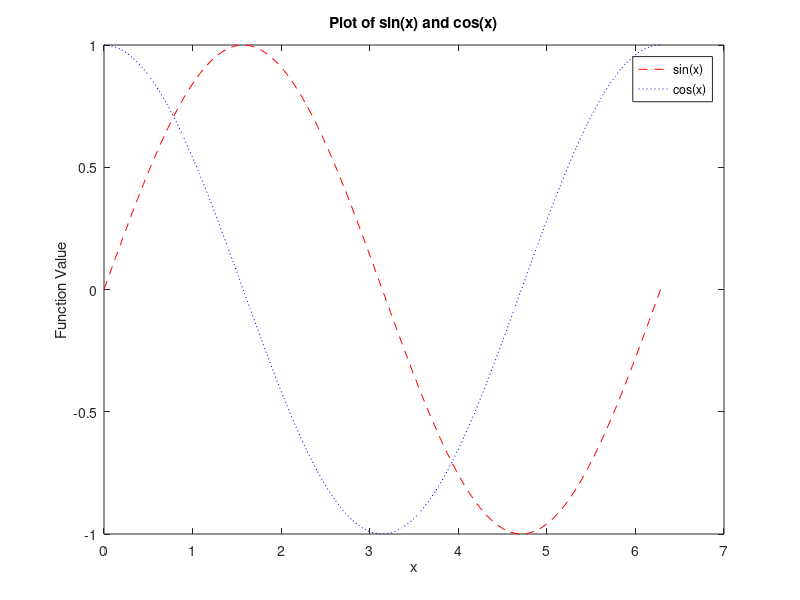
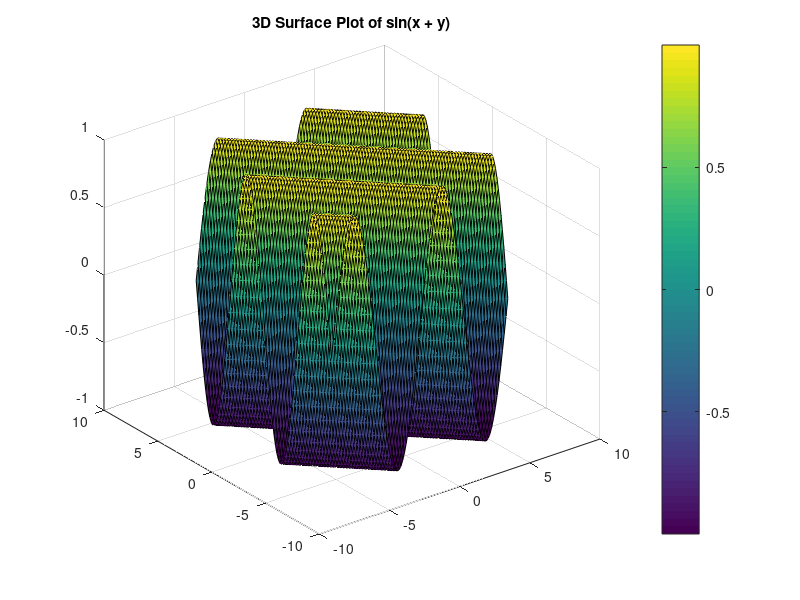
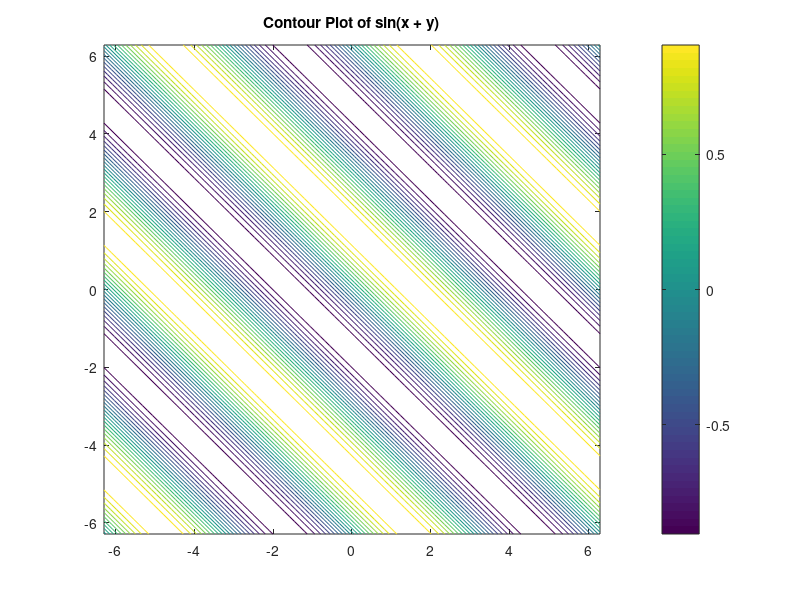

The MATLAB script that drew these images, in order:
%Q1: Variables, Operations, Arrays, Loops, and Functions
%a) Defining Variables and Performing Simple Operations
% Define variables

a = 5;
b = 3;

% Operations
multiplication = a * b
addition = a + b
division = a / b
subtraction = a - b

%b) Clearing the Workspace and Command Window
% Clear all variables

clear

% Clear command window

clc

%c) Defining Arrays and Performing the Transpose Operation
% Define arrays

c = [1, 2, 3];            % 1D array
d = [1, 2; 3, 4];         % 2D array

% Transpose of d

d_transpose = d'

%d) Matrix Multiplication
% Define matrices

A = [1, 2; 3, 4];
B = [5, 6; 7, 8];

% Element-wise multiplication

elementwise = A .* B

% Matrix multiplication

matrix_product = A * B

% Difference:
% '*' performs matrix multiplication.
% '.*' performs element-wise multiplication.

%e) Defining Custom Functions
% Single variable function

f = @(x) x.^2 + 3*x + 2;
f_val = f([1, 2, 3])

% Multi-variable function

g = @(x, y) x.^2 + y.^2;
g_val = g(1, 2)

%f) Adding Comments
% This is a comment in MATLAB
% Use '%' to explain each step of your code

%Q2: Pre-defined MATLAB Functions and Visualization
%a) Linear Spaces and Evaluating Functions

x = linspace(0, 2*pi, 100);
y_exp = exp(x);
y_sin = sin(x);

%b) Plotting Single Variable Functions

figure;
plot(x, sin(x), 'r--', 'DisplayName', 'sin(x)'); hold on;
plot(x, cos(x), 'b:', 'DisplayName', 'cos(x)');
legend;
xlabel('x'); ylabel('Function Value');
title('Plot of sin(x) and cos(x)');

%c) Using Meshgrid to Generate 2D Spaces

x = linspace(-2*pi, 2*pi, 100);
y = linspace(-2*pi, 2*pi, 100);
[X, Y] = meshgrid(x, y);
Z = sin(X + Y);

%d) Visualizing Multivariable Functions
% Surface plot

figure;
surf(X, Y, Z);
colorbar;
title('3D Surface Plot of sin(x + y)');

% Contour plot

figure;
contour(X, Y, Z, 20);
colorbar;
title('Contour Plot of sin(x + y)');

%Q3: Loops, Integration, and Vectorization
%a) Introduction to Loops

val = 0;
for i = 1:10
    val = val + 1;
end
val

%b) Numerical Integration using Riemann Sums

a = 0; b = 2*pi; n = 1000;
dx = (b - a) / n;
sum_riemann = 0;
for i = 0:n-1
    x = a + i * dx;
    sum_riemann = sum_riemann + sin(x) * dx;
end
sum_riemann

%c) Vectorized Riemann Sum with Linspace

a = 0; b = 2*pi; n = 1000;
dx = (b - a) / n;
x_mid = linspace(a + 0.5*dx, b - 0.5*dx, n);

% Timing vectorized version

tic;
y = sin(x_mid);
area = sum(y) * dx;
toc;
area

%d) Built-in Integration Function

integral_result = integral(@sin, 0, 2*pi);
integral_result


%Summary
%This assignment covers the basics of MATLAB, including variable 
%definition, operations, arrays, loops, custom functions, plotting, 
%and integration using both manual and built-in methods.